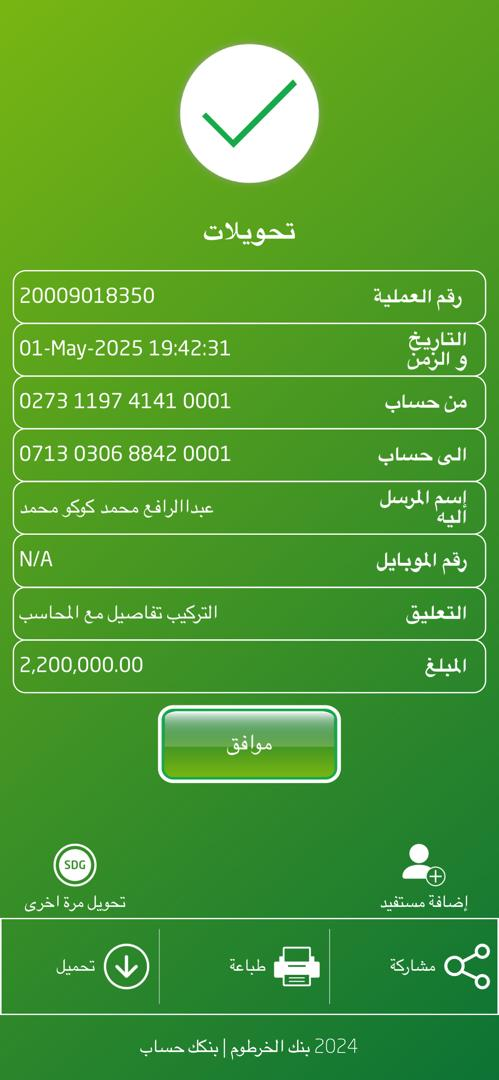
#> input picture core/image.jpg, 499 x 1080 px
$ python -i box_detector.py   (imports and definitions only)
#> lines starting #> are read from the running program, lines starting #| are printed output that depends on the picture; after the words box and inside, x2 and y2 are one past the last pixel; in counts of white or black regions, pixels touching at a corner belong together
#> further down, picture is the input picture: shape (1080, 499, 3); mean B, G, R 52.7, 156, 80.4
"""
Box detector for receipt field isolation.
Detects the rectangular boxes around each field for precise extraction.
"""
import cv2
import numpy as np
from typing import List, Dict, Tuple, Optional
from dataclasses import dataclass


@dataclass
class FieldBox:
    """Represents a detected field box."""
    x: int
    y: int
    width: int
    height: int
    center_x: int
    center_y: int
    area: int

    # [13 lines left out: functions contains_point, get_roi, not called in this run]


class BoxDetector:
    """
    Detects rectangular boxes around fields in receipts.
    Uses computer vision to find field boundaries.
    """

    def __init__(self):
        """Initialize box detector."""
        # Minimum box dimensions (to filter out noise)
        # More lenient for hybrid approach (working within slices)
        self.min_width = 80
        self.min_height = 20
        self.max_width = 800
        self.max_height = 200

        # Aspect ratio constraints (more flexible)
        self.min_aspect_ratio = 1.5  # width / height
        self.max_aspect_ratio = 30.0

    def detect_field_boxes(
        self,
        image: np.ndarray,
        debug: bool = False
    ) -> List[FieldBox]:
        """
        Detect all field boxes in the receipt image.

        Args:
            image: Receipt image (color or grayscale)
            debug: Whether to save debug visualization

        Returns:
            List of detected FieldBox objects, sorted top-to-bottom
        """
#> called with debug = False
        # Convert to grayscale if needed
        if len(image.shape) == 3:
            gray = cv2.cvtColor(image, cv2.COLOR_BGR2GRAY)
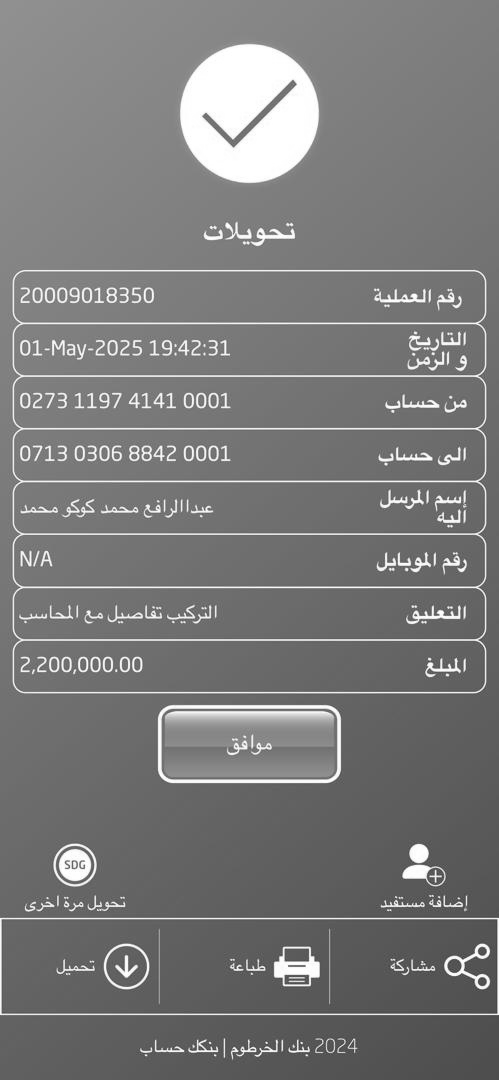
#> gray: shape (1080, 499); min 50, max 255, mean 121.6
        else:
            gray = image.copy()

        # Apply edge detection
        edges = cv2.Canny(gray, 50, 150, apertureSize=3)
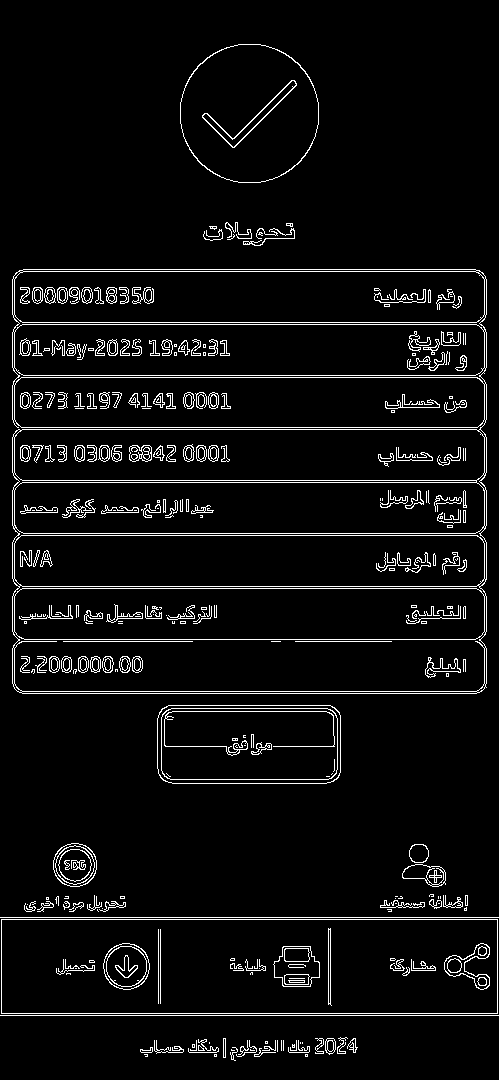
#> edges: shape (1080, 499); 5.3% white in thin lines or dots

        # Dilate edges to close gaps
        kernel = np.ones((3, 3), np.uint8)
        dilated = cv2.dilate(edges, kernel, iterations=1)
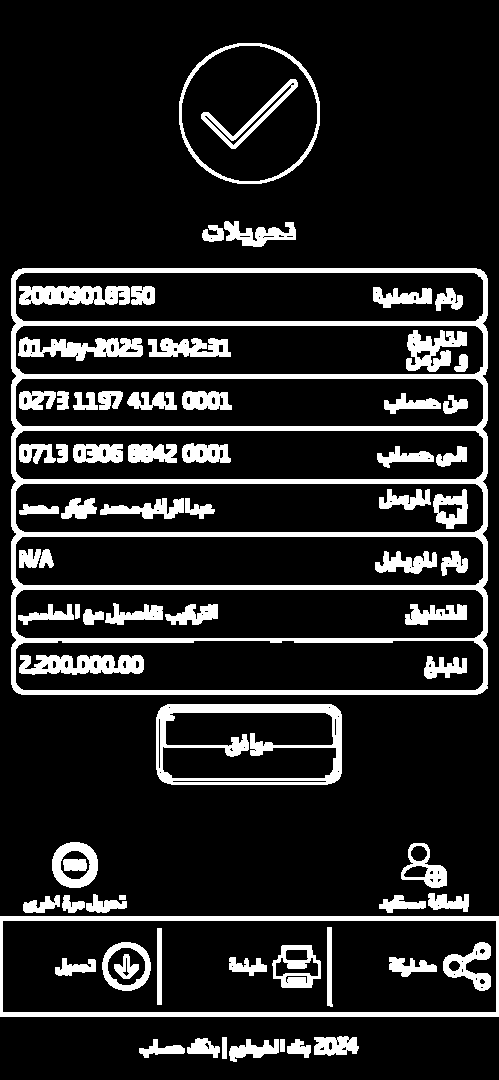
#> dilated: shape (1080, 499); 14.4% white; 73 white regions

        # Find contours
        contours, _ = cv2.findContours(
            dilated,
            cv2.RETR_EXTERNAL,
            cv2.CHAIN_APPROX_SIMPLE
        )
#> contours = 21 contours; largest, box (x1, y1, x2, y2) and area: (11, 268, 488, 695) 202170, (0, 916, 499, 1017) 49800, (179, 43, 320, 184) 15726, (156, 704, 342, 785) 14608, (52, 842, 98, 888) 1659

        # Filter and convert contours to FieldBox objects
        boxes = []
        for contour in contours:
            # Get bounding rectangle
            x, y, w, h = cv2.boundingRect(contour)

            # Apply size filters
            if not self._is_valid_field_box(w, h):
                continue

            # Create FieldBox
            box = FieldBox(
                x=x,
                y=y,
                width=w,
                height=h,
                center_x=x + w // 2,
                center_y=y + h // 2,
                area=w * h
            )
            boxes.append(box)
#> this loop made 21 passes
#> (x, y, w, h) on passes 1, 3, 4, 5, 7, 9, 11, 12, 13, 14, 15, 16: (287, 1039, 24, 19), (229, 1039, 50, 23), (139, 1039, 46, 19), (187, 1038, 33, 20), (314, 1036, 45, 20), (379, 895, 47, 18), (62, 895, 23, 18), (23, 895, 37, 18), (86, 894, 41, 19), (428, 893, 41, 19), (401, 843, 46, 45), (52, 842, 46, 46)
#> (contour, x, y, w, h) on passes 2, 6, 10: ([[280, 1039], [280, 1051], [284, 1051], [284, 1039]], 280, 1039, 5, 13), ([[222, 1037], [222, 1058], [226, 1058], [226, 1037]], 222, 1037, 5, 22), ([[119, 895], [119, 899], [125, 899], [125, 895]], 119, 895, 7, 5)
#> after the loop, boxes = 2 items

        # Sort boxes top-to-bottom (by y-coordinate)
        boxes.sort(key=lambda b: b.y)

        # Merge overlapping boxes
        boxes = self._merge_overlapping_boxes(boxes)

        if debug:
            self._visualize_boxes(image, boxes)

        return boxes

    def _is_valid_field_box(self, width: int, height: int) -> bool:
        """Check if dimensions match field box criteria."""
        # Size constraints
        if width < self.min_width or width > self.max_width:
            return False
        if height < self.min_height or height > self.max_height:
            return False

        # Aspect ratio constraints
        aspect_ratio = width / height if height > 0 else 0
        if aspect_ratio < self.min_aspect_ratio or aspect_ratio > self.max_aspect_ratio:
            return False

        return True

    def _merge_overlapping_boxes(
        self,
        boxes: List[FieldBox],
        iou_threshold: float = 0.3
    ) -> List[FieldBox]:
        """
        Merge boxes that overlap significantly.
        Handles cases where one field has multiple detected boxes.
        """
#> called with iou_threshold = 0.3
        if not boxes:
            return boxes

        merged = []
        used = set()

        for i, box1 in enumerate(boxes):
            if i in used:
                continue

            # Find all boxes that overlap with this one
            overlapping = [box1]
            for j, box2 in enumerate(boxes):
                if i != j and j not in used:
                    if self._calculate_iou(box1, box2) > iou_threshold:
                        overlapping.append(box2)
                        used.add(j)

            # Merge overlapping boxes
            if len(overlapping) > 1:
                merged_box = self._merge_boxes(overlapping)
                merged.append(merged_box)
            else:
                merged.append(box1)

            used.add(i)
#> this loop made 2 passes
#> after the loop, merged = 2 items; used = 2 items

        return merged

    def _calculate_iou(self, box1: FieldBox, box2: FieldBox) -> float:
        """Calculate Intersection over Union between two boxes."""
        # Calculate intersection
        x1 = max(box1.x, box2.x)
        y1 = max(box1.y, box2.y)
        x2 = min(box1.x + box1.width, box2.x + box2.width)
        y2 = min(box1.y + box1.height, box2.y + box2.height)

        if x2 < x1 or y2 < y1:
            return 0.0

        intersection = (x2 - x1) * (y2 - y1)
        union = box1.area + box2.area - intersection

        return intersection / union if union > 0 else 0.0

    # [106 lines left out: functions _merge_boxes, _visualize_boxes, map_labels_to_boxes, _text_matches_label, not called in this run]


# Convenience function
def create_box_detector() -> BoxDetector:
    """Factory function to create box detector."""
    return BoxDetector()

>>> import cv2
>>> picture = cv2.imread('image.jpg')
>>> result = BoxDetector().detect_field_boxes(picture)
#> result = 2 items
